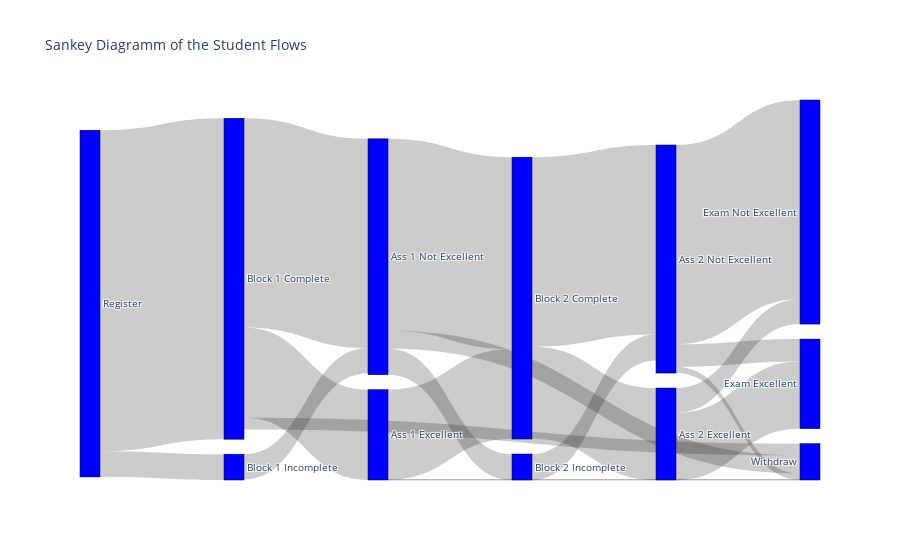

The cell this chart's notebook holds for it:
### Code cell
# Default Sankey Diagram
fig = go.Figure(
    data=[
        go.Sankey(
            node=dict(
                pad=15,
                thickness=20,
                line=dict(color="black", width=0.5),
                label=entities,
                color="blue",
            ),
            link=dict(
                source=source,
                target=target,
                value=value,
            ),
        )
    ]
)

fig.update_layout(title_text="Sankey Diagramm of the Student Flows", font_size=10)
fig.show()

### Figure 1 — Plotly figure (JSON) as saved in the notebook; plotly's stock layout.template omitted (floating-point values rounded to 4 significant figures)
{"data": [{"link": {"source": [0, 2, 3, 2, 4, 6, 8, 3, 6, 7, 0, 1, 3, 5, 7, 2, 8, 4, 7], "target": [2, 3, 11, 4, 6, 8, 10, 6, 7, 9, 1, 3, 5, 7, 10, 11, 9, 11, 11], "value": [1766, 1151, 99, 497, 495, 506, 370, 1056, 1043, 1097, 142, 139, 143, 143, 123, 64, 136, 2, 35]}, "node": {"color": "blue", "label": ["Register", "Block 1 Incomplete", "Block 1 Complete", "Ass 1 Not Excellent", "Ass 1 Excellent", "Block 2 Incomplete", "Block 2 Complete", "Ass 2 Not Excellent", "Ass 2 Excellent", "Exam Not Excellent", "Exam Excellent", "Withdraw"], "line": {"color": "black", "width": 0.5}, "pad": 15, "thickness": 20}, "type": "sankey"}], "layout": {"font": {"size": 10}, "title": {"text": "Sankey Diagramm of the Student Flows"}}}
